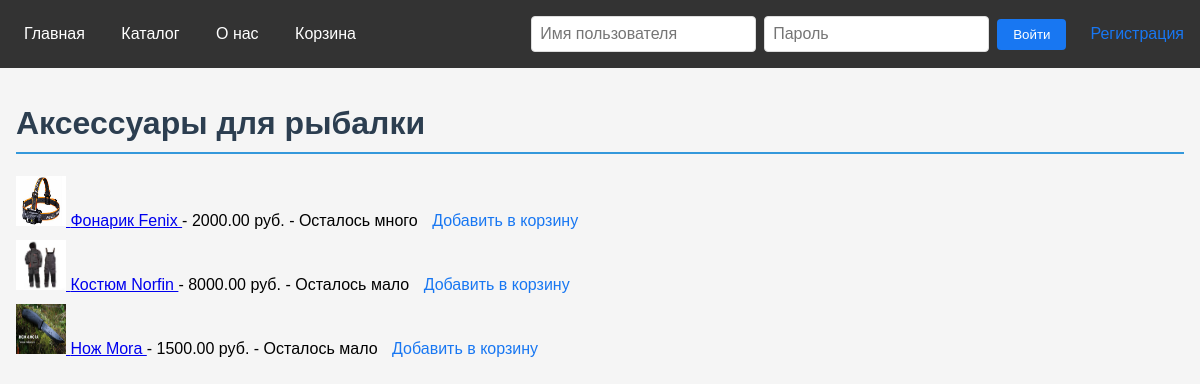
/catalog/4/, run on the app's committed database.
### main/models.py (models this page shows, shortened)
class Category(models.Model):
    name = models.CharField(max_length=100)
    parent = models.ForeignKey('self', on_delete=models.CASCADE, null=True, blank=True, related_name='children')

class Product(models.Model):
    name = models.CharField(max_length=100)
    description = models.TextField()
    price = models.DecimalField(max_digits=10, decimal_places=2)
    category = models.ForeignKey(Category, on_delete=models.CASCADE, null=True, blank=True )
    stock = models.PositiveIntegerField(default=0)
    image = models.ImageField(upload_to='products/', null=True, blank=True)
    @property
    def stock_status(self):
        if self.stock > 10:
            return "Осталось много"
        elif self.stock > 0:
            return "Осталось мало"
        else:
            "Нет в наличии"

### main/views.py (the view)
# urls.py: path('catalog/<int:category_id>/', SubCategoryView.as_view(), name='subcategory'),
class SubCategoryView(ListView):
    model = Product
    template_name = 'main/subcategory.html'
    def get_queryset(self):
        self.category = get_object_or_404(Category, id=self.kwargs['category_id'])
        return Product.objects.filter(category=self.category)
    def get_context_data(self, **kwargs):
        context = super().get_context_data(**kwargs)
        context['category'] = self.category
        return context

### main/templates/main/subcategory.html (shortened to what this page needs)
{% extends 'main/base.html' %}
{% block content %}
    <div class="container" style="max-width: 1200px; margin: 0 auto;">
        <h1 style="color: #2c3e50; border-bottom: 2px solid #3498db; padding-bottom: 10px;">{{ category.name }}</h1>
        {% if object_list %}
            <ul style="list-style: none; padding: 0;">
            {% for product in object_list %}
                <li style="margin-bottom: 10px;">
                    <a href="{% url 'product_detail' pk=product.pk %}">
                        {% if product.image %}
                            <img src="{{ product.image.url }}" alt="{{ product.name }}" width="50" height="50">
                        {% else %}
                            <img src="/media/default_product_image.jpg" alt="Default Image" width="50" height="50">
                        {% endif %}
                        {{ product.name }}
                    </a>
                    - {{ product.price }} руб. - {{ product.stock_status }}
                    <a href="{% url 'add_to_cart' product.id %}" style="color: #1877f2; text-decoration: none; margin-left: 10px;">Добавить в корзину</a>
                </li>
            {% endfor %}
            </ul>
        {% else %}
            <p>В этой категории нет товаров.</p>
        {% endif %}
    </div>
{% endblock %}

### main/templates/main/base.html (style rules this page uses)
body { font-family: Arial, sans-serif; margin: 0; padding: 0; background-color: #f5f5f5; }

### data on the page
Category: name "Аксессуары для рыбалки"
Product: image (picture), name "Фонарик Fenix", price "2000.00", stock_status "Осталось много"
Product: image (picture), name "Костюм Norfin", price "8000.00", stock_status "Осталось мало"
Product: image (picture), name "Нож Mora", price "1500.00", stock_status "Осталось мало"
